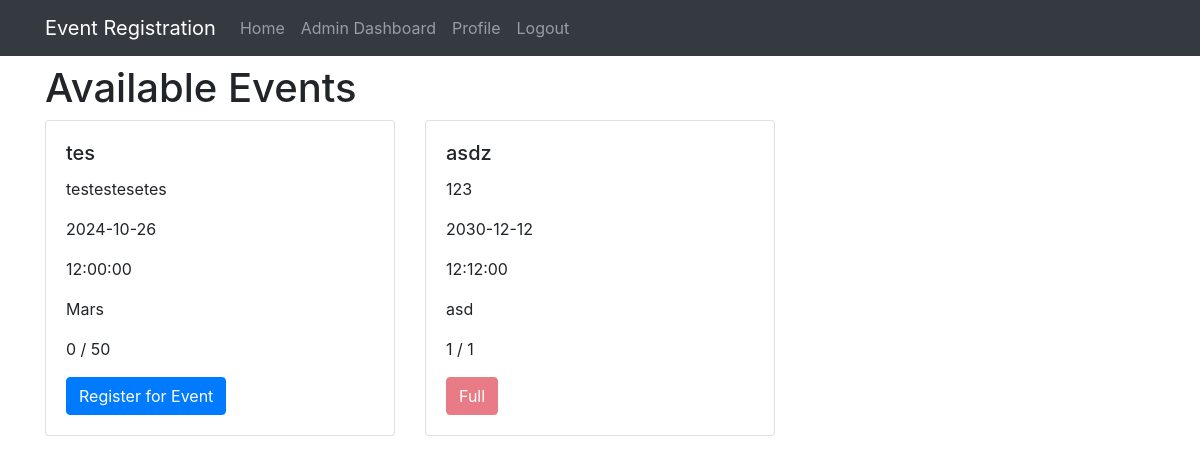
Page /lec/user/register-event.php (signed in) on the earlier database version.
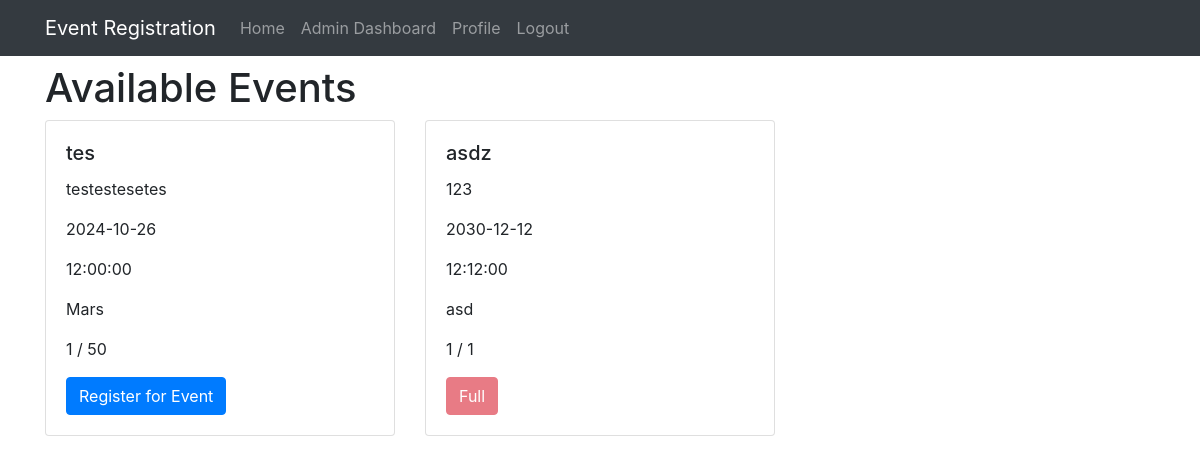
Same page on the later database version.
### tables this page shows
CREATE TABLE `events` (
  `id` int(11) NOT NULL,
  `name` varchar(200) NOT NULL,
  `description` text DEFAULT NULL,
  `date` date NOT NULL,
  `time` time NOT NULL,
  `location` varchar(200) NOT NULL,
  `max_participants` int(11) NOT NULL,
  `current_participants` int(11) DEFAULT 0,
  `status` enum('open','closed','canceled') DEFAULT 'open',
  `image_path` varchar(255) DEFAULT NULL,
  `banner_path` varchar(255) DEFAULT NULL,
  `created_at` timestamp NOT NULL DEFAULT current_timestamp(),
  `updated_at` timestamp NOT NULL DEFAULT current_timestamp() ON UPDATE current_timestamp()
);

### lec/user/register-event.php (the view, shortened to what this page needs)
<?php
include '../includes/header.php';
$database = new Database();
$db = $database->getConnection();
$query = "SELECT e.*,
          (SELECT COUNT(*) FROM event_registrations r WHERE r.event_id = e.id) as registered_count,
          (SELECT COUNT(*) FROM event_registrations r WHERE r.event_id = e.id AND r.user_id = :user_id) as is_registered
          FROM events e
          WHERE e.date >= CURDATE()
          ORDER BY e.date ASC";
$stmt = $db->prepare($query);
$stmt->execute([':user_id' => $_SESSION['user_id']]);
$events = $stmt->fetchAll(PDO::FETCH_ASSOC);
?>
<!DOCTYPE html>
<html>
<head>
    <link rel="stylesheet" href="../assets/css/style.css">
    <link rel="stylesheet" href="https://maxcdn.bootstrapcdn.com/bootstrap/4.5.2/css/bootstrap.min.css">
</head>
<body>
    <div class="container">
        <h1>Available Events</h1>
        <?php if (empty($events)): ?>
            <p>No upcoming events available.</p>
        <?php else: ?>
            <div class="row">
                <?php foreach ($events as $event): ?>
                    <div class="col-md-4">
                        <div class="card mb-4">
                            <div class="card-body">
                                <h5 class="card-title"><?= htmlspecialchars($event['name']) ?></h5>
                                <p class="card-text"><?= htmlspecialchars($event['description']) ?></p>
                                <p class="card-text"><?= $event['date'] ?></p>
                                <p class="card-text"><?= $event['time'] ?></p>
                                <p class="card-text"><?= htmlspecialchars($event['location']) ?></p>
                                <p class="card-text"><?= $event['registered_count'] ?> / <?= $event['max_participants'] ?></p>
                                <?php if ($event['is_registered'] > 0): ?>
                                    <button class="btn btn-secondary" disabled>Registered</button>
                                <?php elseif ($event['registered_count'] < $event['max_participants']): ?>
                                    <button type="button" class="btn btn-primary" data-toggle="modal" data-target="#registerModal" data-event-id="<?= $event['id'] ?>">
                                        Register for Event
                                    </button>
                                <?php else: ?>
                                    <button class="btn btn-danger" disabled>Full</button>
                                <?php endif; ?>
                            </div>
                        </div>
                    </div>
                <?php endforeach; ?>
            </div>
        <?php endif; ?>
    </div>
</body>
</html>

Differences in the rows shown:
changed events "tes": registered_count "0" → "1"
